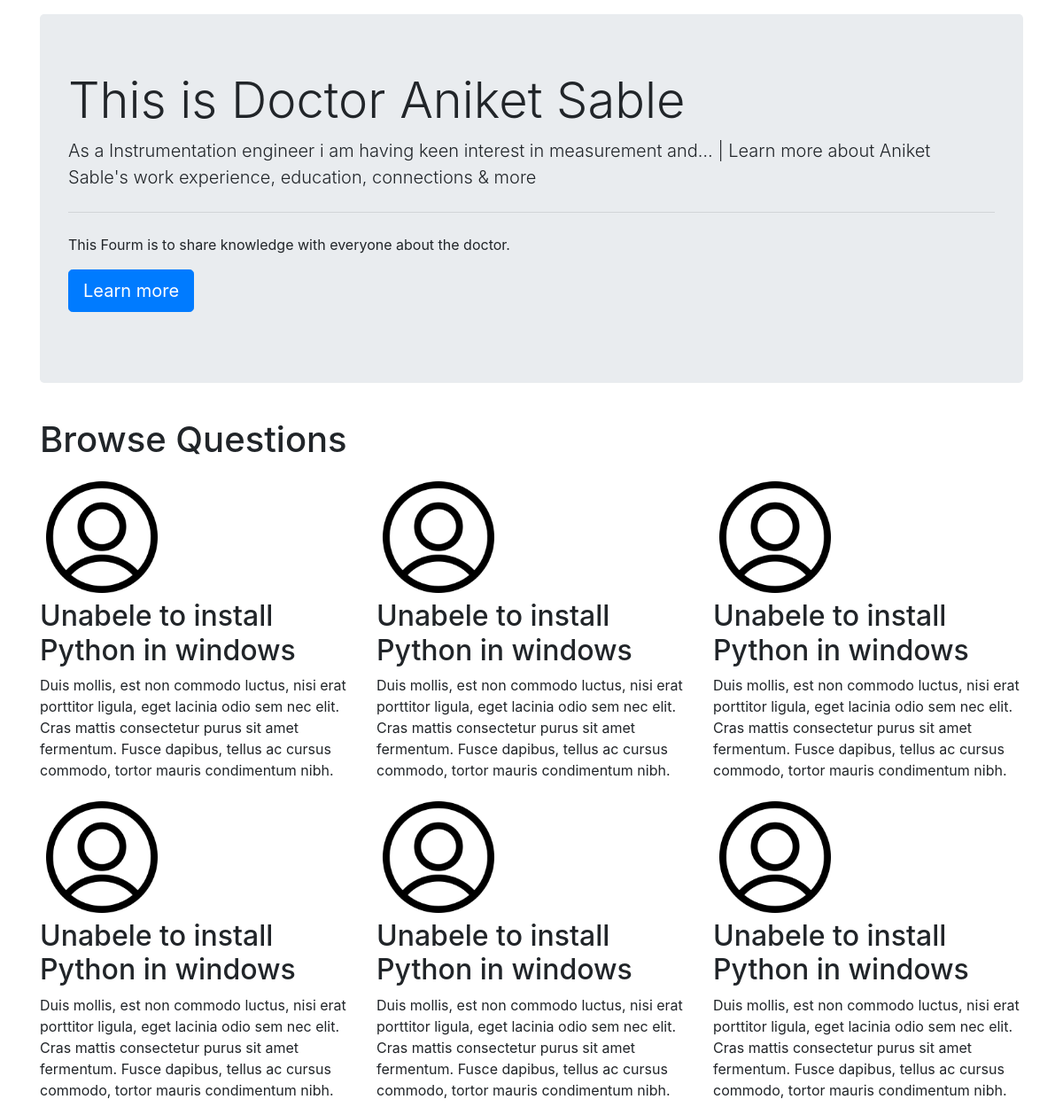
Screenshot of /thread.php?catid=1 with the database file from the repository.
### tables this page shows
CREATE TABLE `thread` (
  `id` int(11) NOT NULL,
  `username` varchar(191) NOT NULL,
  `category_description` varchar(191) NOT NULL
);

### thread.php (the view, shortened to what this page needs)
<!doctype html>
<html lang="en">
<head>
    <link rel="stylesheet" href="https://cdn.jsdelivr.net/npm/bootstrap@4.0.0/dist/css/bootstrap.min.css"
>
</head>
<body>
    <?php
 include 'dbconnect.php';
 $id=$_GET['catid'];
 $sql="SELECT * FROM `thread` WHERE id=$id";
 $result=mysqli_query($conn,$sql);
 while ($row = mysqli_fetch_assoc($result)) {
    $catname=$row['username'];
    $catdesc=$row['category_description'];
 }
?>
    <div class="container my-3">
        <div class="jumbotron">
            <h1 class="display-4">This is Doctor <?php echo $catname;?> </h1>
            <p class="lead"><?php echo $catdesc;?></p>
            <hr class="my-4">
            <p>This Fourm is to share knowledge with everyone about the doctor.</p>
            <p class="lead">
                <a class="btn btn-primary btn-lg" href="#" role="button">Learn more</a>
            </p>
        </div>
    </div>
    <div class="container">
        <h1 class="py-2">Browse Questions</h1>
        <div class="row">
            <div class="col-lg-4">
                <img class="rounded-circle"
                    src="img/username.png"
                    alt="Generic placeholder image" width="140" height="140">
                <h2>Unabele  to install Python in windows</h2>
                <p>Duis mollis, est non commodo luctus, nisi erat porttitor ligula, eget lacinia odio sem nec elit. Cras
                    mattis consectetur purus sit amet fermentum. Fusce dapibus, tellus ac cursus commodo, tortor mauris
                    condimentum nibh.</p>
            </div>
            <div class="col-lg-4">
                <img class="rounded-circle"
                    src="img/username.png"
                    alt="Generic placeholder image" width="140" height="140">
                <h2>Unabele  to install Python in windows</h2>
                <p>Duis mollis, est non commodo luctus, nisi erat porttitor ligula, eget lacinia odio sem nec elit. Cras
                    mattis consectetur purus sit amet fermentum. Fusce dapibus, tellus ac cursus commodo, tortor mauris
                    condimentum nibh.</p>
            </div>
            <div class="col-lg-4">
                <img class="rounded-circle"
                    src="img/username.png"
                    alt="Generic placeholder image" width="140" height="140">
                <h2>Unabele  to install Python in windows</h2>
                <p>Duis mollis, est non commodo luctus, nisi erat porttitor ligula, eget lacinia odio sem nec elit. Cras
                    mattis consectetur purus sit amet fermentum. Fusce dapibus, tellus ac cursus commodo, tortor mauris
                    condimentum nibh.</p>
            </div>
            <div class="col-lg-4">
                <img class="rounded-circle"
                    src="img/username.png"
                    alt="Generic placeholder image" width="140" height="140">
                <h2>Unabele  to install Python in windows</h2>
                <p>Duis mollis, est non commodo luctus, nisi erat porttitor ligula, eget lacinia odio sem nec elit. Cras
                    mattis consectetur purus sit amet fermentum. Fusce dapibus, tellus ac cursus commodo, tortor mauris
                    condimentum nibh.</p>
            </div>
            <div class="col-lg-4">
                <img class="rounded-circle"
                    src="img/username.png"
                    alt="Generic placeholder image" width="140" height="140">
                <h2>Unabele  to install Python in windows</h2>
                <p>Duis mollis, est non commodo luctus, nisi erat porttitor ligula, eget lacinia odio sem nec elit. Cras
                    mattis consectetur purus sit amet fermentum. Fusce dapibus, tellus ac cursus commodo, tortor mauris
                    condimentum nibh.</p>
            </div>
            <div class="col-lg-4">
                <img class="rounded-circle"
                    src="img/username.png"
                    alt="Generic placeholder image" width="140" height="140">
                <h2>Unabele  to install Python in windows</h2>
                <p>Duis mollis, est non commodo luctus, nisi erat porttitor ligula, eget lacinia odio sem nec elit. Cras
                    mattis consectetur purus sit amet fermentum. Fusce dapibus, tellus ac cursus commodo, tortor mauris
                    condimentum nibh.</p>
            </div>
        </div>
    </div>
</body>
</html>

### rows the page displays
thread: username "Aniket Sable", category_description "As a Instrumentation engineer i am having keen interest in measurement and… | Learn more about Aniket Sable's work experience, education, connections & more"
